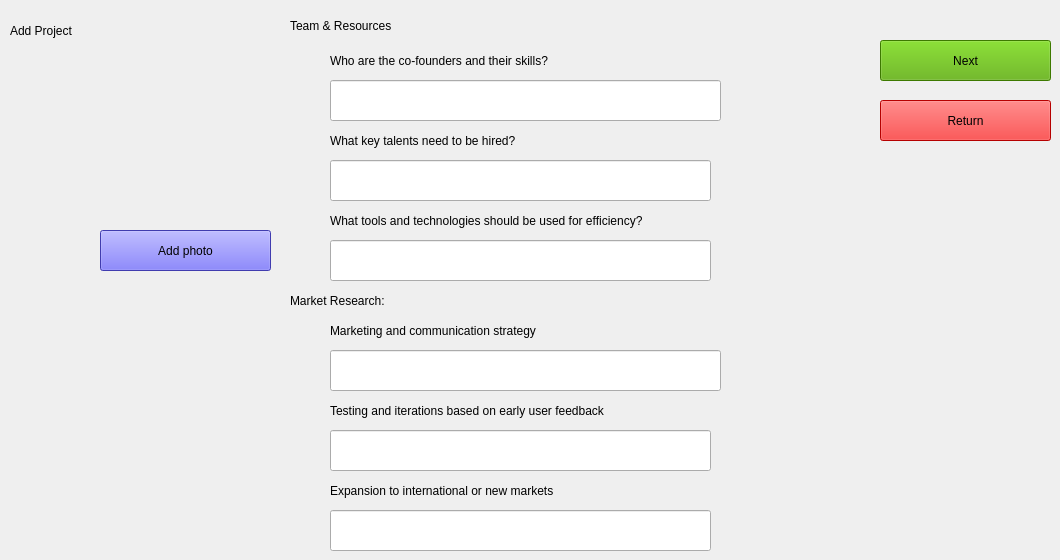
   <widget class="QWidget" name="tab_12">
    <attribute name="title">
     <string>Add_2</string>
    </attribute>
    <widget class="QLabel" name="label_14">
     <property name="geometry">
      <rect>
       <x>330</x>
       <y>480</y>
       <width>381</width>
       <height>21</height>
      </rect>
     </property>
     <property name="styleSheet">
      <string notr="true">font: 12pt &quot;Segoe UI&quot;;</string>
     </property>
     <property name="text">
      <string>Expansion to international or new markets </string>
     </property>
    </widget>
    <widget class="QLineEdit" name="marketing_2">
     <property name="geometry">
      <rect>
       <x>330</x>
       <y>350</y>
       <width>391</width>
       <height>41</height>
      </rect>
     </property>
     <property name="text">
      <string/>
     </property>
    </widget>
    <widget class="QLineEdit" name="tools_2">
     <property name="geometry">
      <rect>
       <x>330</x>
       <y>240</y>
       <width>381</width>
       <height>41</height>
      </rect>
     </property>
     <property name="text">
      <string/>
     </property>
    </widget>
    <widget class="QLabel" name="label_15">
     <property name="geometry">
      <rect>
       <x>330</x>
       <y>50</y>
       <width>381</width>
       <height>21</height>
      </rect>
     </property>
     <property name="styleSheet">
      <string notr="true">font: 12pt &quot;Segoe UI&quot;;</string>
     </property>
     <property name="text">
      <string>Who are the co-founders and their skills?</string>
     </property>
    </widget>
    <widget class="QLabel" name="label_16">
     <property name="geometry">
      <rect>
       <x>290</x>
       <y>0</y>
       <width>321</width>
       <height>51</height>
      </rect>
     </property>
     <property name="styleSheet">
      <string notr="true">
font: 16pt &quot;Segoe MDL2 Assets&quot;;
</string>
     </property>
     <property name="text">
      <string>Team &amp; Resources</string>
     </property>
    </widget>
    <widget class="QLineEdit" name="expansion_2">
     <property name="geometry">
      <rect>
       <x>330</x>
       <y>510</y>
       <width>381</width>
       <height>41</height>
      </rect>
     </property>
     <property name="text">
      <string/>
     </property>
    </widget>
    <widget class="QLabel" name="label_17">
     <property name="geometry">
      <rect>
       <x>330</x>
       <y>320</y>
       <width>381</width>
       <height>21</height>
      </rect>
     </property>
     <property name="styleSheet">
      <string notr="true">font: 12pt &quot;Segoe UI&quot;;</string>
     </property>
     <property name="text">
      <string>Marketing and communication strategy</string>
     </property>
    </widget>
    <widget class="QLineEdit" name="testing_2">
     <property name="geometry">
      <rect>
       <x>330</x>
       <y>430</y>
       <width>381</width>
       <height>41</height>
      </rect>
     </property>
     <property name="text">
      <string/>
     </property>
    </widget>
    <widget class="QLineEdit" name="key_2">
     <property name="geometry">
      <rect>
       <x>330</x>
       <y>160</y>
       <width>381</width>
       <height>41</height>
      </rect>
     </property>
     <property name="text">
      <string/>
     </property>
    </widget>
    <widget class="QLabel" name="img2_2">
     <property name="geometry">
      <rect>
       <x>110</x>
       <y>70</y>
       <width>161</width>
       <height>161</height>
      </rect>
     </property>
     <property name="text">
      <string/>
     </property>
     <property name="pixmap">
      <pixmap>../../Downloads/WhatsApp Image 2025-02-28 à 13.40.26_c87558a6.jpg</pixmap>
     </property>
    </widget>
    <widget class="QLabel" name="label_18">
     <property name="geometry">
      <rect>
       <x>330</x>
       <y>210</y>
       <width>471</width>
       <height>21</height>
      </rect>
     </property>
     <property name="styleSheet">
      <string notr="true">font: 12pt &quot;Segoe UI&quot;;</string>
     </property>
     <property name="text">
      <string>What tools and technologies should be used for efficiency?</string>
     </property>
    </widget>
    <widget class="QLineEdit" name="cof_2">
     <property name="geometry">
      <rect>
       <x>330</x>
       <y>80</y>
       <width>391</width>
       <height>41</height>
      </rect>
     </property>
     <property name="text">
      <string/>
     </property>
    </widget>
    <widget class="QPushButton" name="pushButton_12">
     <property name="geometry">
      <rect>
       <x>100</x>
       <y>230</y>
       <width>171</width>
       <height>41</height>
      </rect>
     </property>
     <property name="styleSheet">
      <string notr="true">font:11pt &quot;segoe UI&quot;;
background-color: rgb(90, 84, 245);</string>
     </property>
     <property name="text">
      <string>Add photo</string>
     </property>
    </widget>
    <widget class="QLabel" name="label_19">
     <property name="geometry">
      <rect>
       <x>330</x>
       <y>130</y>
       <width>381</width>
       <height>21</height>
      </rect>
     </property>
     <property name="styleSheet">
      <string notr="true">font: 12pt &quot;Segoe UI&quot;;</string>
     </property>
     <property name="text">
      <string>What key talents need to be hired?</string>
     </property>
    </widget>
    <widget class="QLabel" name="label_20">
     <property name="geometry">
      <rect>
       <x>290</x>
       <y>280</y>
       <width>321</width>
       <height>41</height>
      </rect>
     </property>
     <property name="styleSheet">
      <string notr="true">
font: 16pt &quot;Segoe MDL2 Assets&quot;;
</string>
     </property>
     <property name="text">
      <string>Market Research:</string>
     </property>
    </widget>
    <widget class="QLabel" name="label_55">
     <property name="geometry">
      <rect>
       <x>330</x>
       <y>400</y>
       <width>381</width>
       <height>21</height>
      </rect>
     </property>
     <property name="styleSheet">
      <string notr="true">font: 12pt &quot;Segoe UI&quot;;</string>
     </property>
     <property name="text">
      <string>Testing and iterations based on early user feedback</string>
     </property>
    </widget>
    <widget class="QPushButton" name="b2_2">
     <property name="geometry">
      <rect>
       <x>880</x>
       <y>40</y>
       <width>171</width>
       <height>41</height>
      </rect>
     </property>
     <property name="styleSheet">
      <string notr="true">font:11pt &quot;Sitka&quot;;
background-color: rgb(85, 170,0 );</string>
     </property>
     <property name="text">
      <string>Next</string>
     </property>
    </widget>
    <widget class="QPushButton" name="b22_2">
     <property name="geometry">
      <rect>
       <x>880</x>
       <y>100</y>
       <width>171</width>
       <height>41</height>
      </rect>
     </property>
     <property name="styleSheet">
      <string notr="true">font:11pt &quot;Sitka&quot;;
background-color: rgb(255,0,0);</string>
     </property>
     <property name="text">
      <string>Return</string>
     </property>
    </widget>
    <widget class="QLabel" name="label_56">
     <property name="geometry">
      <rect>
       <x>10</x>
       <y>10</y>
       <width>151</width>
       <height>41</height>
      </rect>
     </property>
     <property name="styleSheet">
      <string notr="true">
font: 16pt &quot;Segoe MDL2 Assets&quot;;
</string>
     </property>
     <property name="text">
      <string>Add Project</string>
     </property>
    </widget>
   </widget>
